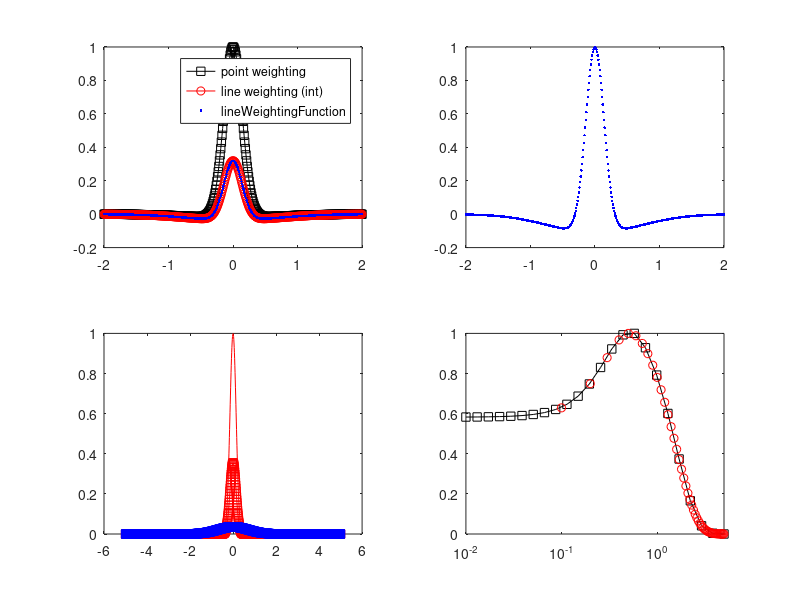

Recreate this plot in MATLAB.
function testLineVsPointSpread
    % Spatial support
    N = 1024;
    x = linspace(-5,5,N);deltaX = x(2)-x(1);
    [X,Y] = meshgrid(x,x);
    
    % Center characteristic radius and point sensitivity
    rc = 0.2; kc = 1;
    
    % Surround characteristic radius and point sensitivity
    rs = rc*5; ks = kc/50;
    
    % Classic DoG model point weighting function
    centerPointWeightingFunction2D = kc * exp(-( (X/rc).^2 + (Y/rc).^2 ));
    surroundPointWeightingFunction2D = ks * exp(-( (X/rs).^2 + (Y/rs).^2 ));
    pointWeightingFunction2D = centerPointWeightingFunction2D  - surroundPointWeightingFunction2D;
    
    % Analytically-derived line weighting function
    lineWeightingFunctionCenter = kc * rc * sqrt(pi)*exp(-(x/rc).^2);
    lineWeightingFunctionSurround = ks*rs*sqrt(pi)*exp(-(x/rs).^2);
    lineWeightingFunction = lineWeightingFunctionCenter - lineWeightingFunctionSurround;
    
    % Computationally-derived line weighting function
    lineWeightingFunctionFromIntegration = squeeze(sum(pointWeightingFunction2D, 2))*deltaX;
    
    % Contrast sensitivity function (1D gratings)
    sf = logspace(log10(0.01), log10(5), 24);
    K = 1;
    CSF = K * pi * (kc * rc^2*exp(-(pi*rc*sf).^2) - ks * rs^2*exp(-(pi*rs*sf).^2));
    CSF = CSF/max(CSF);
    
    % Computationally-derived CSF
    FTmag = fftshift(abs(fft(lineWeightingFunction)));
    FTmag = FTmag / max(FTmag);
    sfMax = 1/(2*deltaX); deltaSF = sfMax/(N/2);
    FTsupport = linspace(-sfMax, sfMax-deltaSF, N);

    figure(1); clf;
    subplot(2,2,1);
    % Extract a slice though the point weighting function
    midPoint = floor(size(pointWeightingFunction2D,1)/2);
    pointWeightingFunctionSlice = squeeze(pointWeightingFunction2D(midPoint,:));
    pointWeightingFunctionSlice = pointWeightingFunctionSlice / max(pointWeightingFunctionSlice);
    
    centerPointWeightingFunctionSlice = squeeze(centerPointWeightingFunction2D(midPoint,:));
    surroundPointWeightingFunctionSlice = squeeze(surroundPointWeightingFunction2D(midPoint,:));
    
    plot(x, pointWeightingFunctionSlice, 'ks-'); hold on;
    plot(x, lineWeightingFunctionFromIntegration, 'ro-');
    plot(x, lineWeightingFunction, 'b.');
    set(gca, 'XLim', 2*[-1 1]);
    legend({'point weighting', 'line weighting (int)', 'lineWeightingFunction'});
    
    subplot(2,2,2);
    plot(x, lineWeightingFunction/max(lineWeightingFunction), 'b.');
    set(gca, 'XLim', 2*[-1 1]);
    
    subplot(2,2,3)
    plot(x, centerPointWeightingFunctionSlice, 'r-'); hold on;
    plot(x, surroundPointWeightingFunctionSlice, 'b-');
    plot(x, lineWeightingFunctionCenter, 'rs-');
    plot(x, lineWeightingFunctionSurround, 'bs-');
    
    subplot(2,2,4);
    plot(sf, CSF, 'ks-'); hold on;
    plot(FTsupport, FTmag, 'ro');
    set(gca, 'XScale' ,'log', 'YScale', 'linear', 'XLim', [0.01 5]);
    
end

